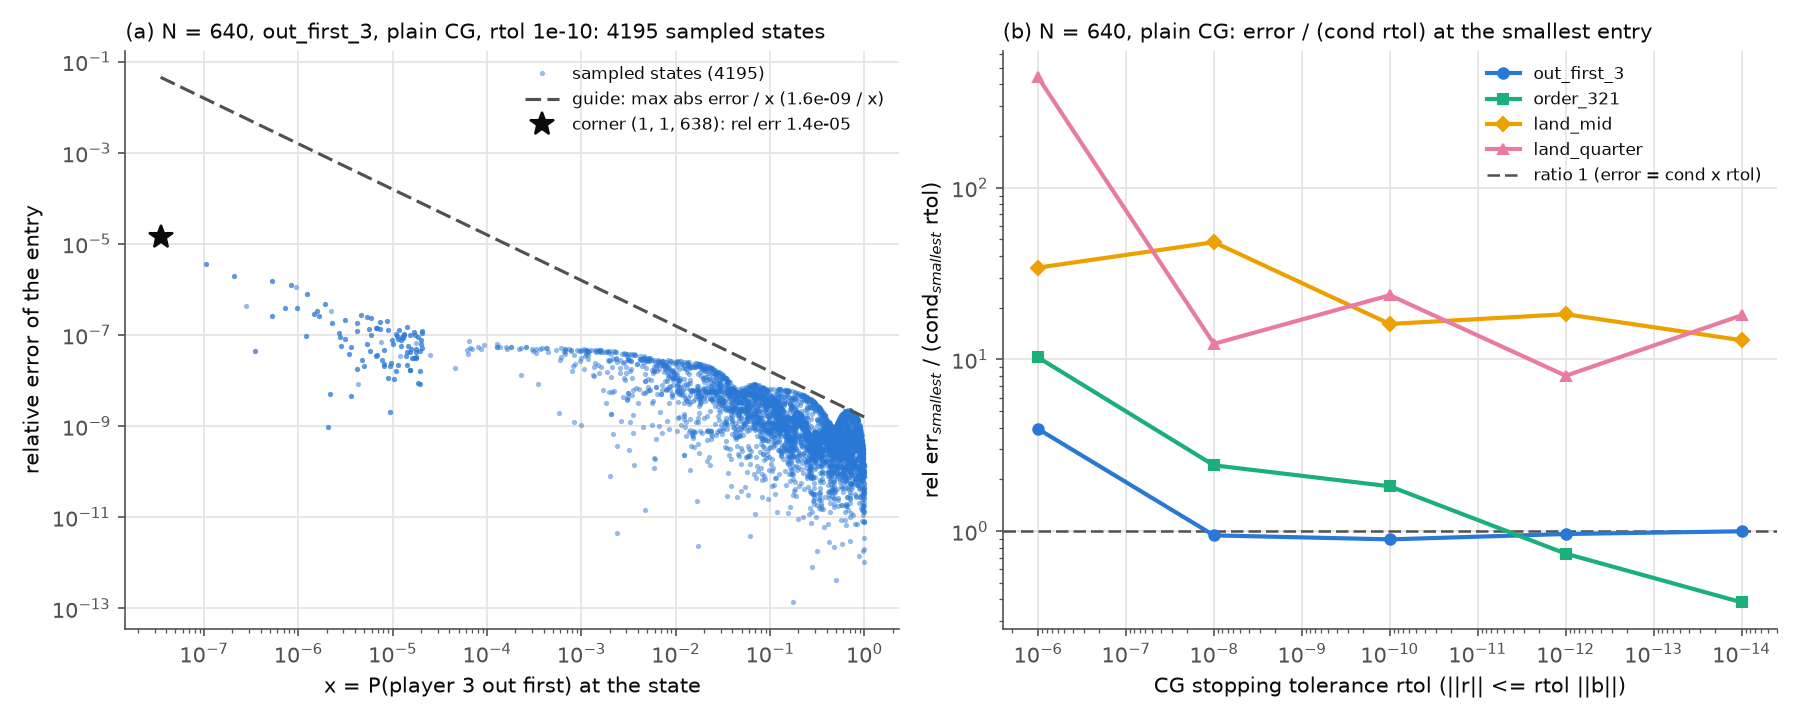

Write Python code to recreate this figure.
"""Figure for chunk 4b: what a residual stopping rule controls (plain CG, N = 640).

(a) Relative error against the value x for the sampled states of the out_first_3 run at rtol 1e-10 (log-log), with
    the corner state (1, 1, N-2) marked and the guide line abs_err_max / x: a residual test bounds the absolute
    error, so the relative error of an entry grows like 1 / x towards the small entries.
(b) error / (cond_smallest rtol) at the smallest entry against rtol for the four right-hand sides (log y), with a
    line at 1: the ratio is near 1 only for out_first_3, so "error ~ cond x rtol" is not a law.
Uses the largest N in the CSVs if N = 640 is missing (--quick).
Reads results/e04_mechanism_states.csv and results/e04_mechanism_rhs.csv only.
    python figures/f04_mechanism.py [--results DIR] [--outdir DIR]
"""
import argparse
import pathlib

import matplotlib

matplotlib.use("Agg")
import matplotlib.pyplot as plt
import numpy as np
import pandas as pd

INK, MUTED, GRID = "#0b0b0b", "#52514e", "#e4e3df"
RHS_STYLE = {"out_first_3": ("#2a78d6", "o"), "order_321": ("#1baf7a", "s"),
             "land_mid": ("#eda100", "D"), "land_quarter": ("#e87ba4", "^")}
STATES_RTOL = 1e-10


def style_axes(ax, title, xlabel, ylabel):
    ax.set_xscale("log")
    ax.set_yscale("log")
    ax.set_title(title, color=INK, fontsize=10, loc="left")
    ax.set_xlabel(xlabel, color=INK)
    ax.set_ylabel(ylabel, color=INK)
    ax.grid(color=GRID, linewidth=0.8, which="major")
    for side in ("top", "right"):
        ax.spines[side].set_visible(False)
    for side in ("left", "bottom"):
        ax.spines[side].set_color(MUTED)
    ax.tick_params(colors=MUTED, which="both")


def main():
    parser = argparse.ArgumentParser()
    parser.add_argument("--results", default="results")
    parser.add_argument("--outdir", default="figures")
    args = parser.parse_args()
    results = pathlib.Path(args.results)
    states = pd.read_csv(results / "e04_mechanism_states.csv")
    rhs = pd.read_csv(results / "e04_mechanism_rhs.csv")
    N = 640 if 640 in set(rhs["N"]) else int(rhs["N"].max())

    fig, (ax1, ax2) = plt.subplots(1, 2, figsize=(12, 4.8), dpi=150)

    # (a) every sampled state at rtol 1e-10
    s = states[(states["N"] == N) & np.isclose(states["rtol"], STATES_RTOL, rtol=1e-9, atol=0)]
    ax1.plot(s["x"], s["rel_err"], color="#2a78d6", marker="o", markersize=2.5, linestyle="none", alpha=0.5,
             markeredgewidth=0, label=f"sampled states ({len(s)})", zorder=2)
    row = rhs[(rhs["N"] == N) & (rhs["rhs"] == "out_first_3") & np.isclose(rhs["rtol"], STATES_RTOL, rtol=1e-9, atol=0)]
    if len(row):
        r = row.iloc[0]
        xs = np.geomspace(s["x"].min(), s["x"].max(), 50) if len(s) else np.array([])
        ax1.plot(xs, r["abs_err_max"] / xs, color=MUTED, linewidth=1.5, linestyle=(0, (5, 2)),
                 label=f"guide: max abs error / x ({r['abs_err_max']:.1e} / x)", zorder=3)
        ax1.plot([r["x_smallest"]], [r["rel_err_smallest"]], color=INK, marker="*", markersize=12, linestyle="none",
                 label=f"corner {r['smallest_state']}: rel err {r['rel_err_smallest']:.1e}", zorder=4)
    style_axes(ax1, f"(a) N = {N}, out_first_3, plain CG, rtol {STATES_RTOL:g}: {len(s)} sampled states",
               "x = P(player 3 out first) at the state", "relative error of the entry")
    ax1.legend(frameon=False, fontsize=8, labelcolor=INK, loc="upper right")

    # (b) ratio at the smallest entry, four right-hand sides
    d = rhs[rhs["N"] == N]
    for name, (color, marker) in RHS_STYLE.items():
        e = d[d["rhs"] == name].sort_values("rtol")
        if len(e):
            ax2.plot(e["rtol"], e["ratio_to_cond_rtol"], color=color, marker=marker, linewidth=2, markersize=5,
                     label=name, zorder=3)
    ax2.axhline(1.0, color=MUTED, linewidth=1.2, linestyle=(0, (5, 2)), label="ratio 1 (error = cond x rtol)", zorder=2)
    style_axes(ax2, f"(b) N = {N}, plain CG: error / (cond rtol) at the smallest entry",
               "CG stopping tolerance rtol (||r|| <= rtol ||b||)", r"rel err$_{smallest}$ / (cond$_{smallest}$ rtol)")
    ax2.invert_xaxis()  # tighter tolerance to the right, as in f04_tiny_error
    ax2.legend(frameon=False, fontsize=8, labelcolor=INK, loc="upper right")

    fig.tight_layout()
    outdir = pathlib.Path(args.outdir)
    outdir.mkdir(parents=True, exist_ok=True)
    path = outdir / "f04_mechanism.png"
    fig.savefig(path)
    print(f"wrote {path}")


if __name__ == "__main__":
    main()
